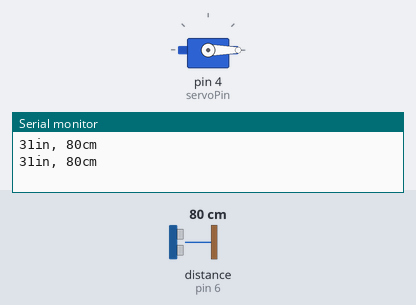
The sketch below on a simulated Arduino Uno, built with avr-gcc and run on an emulated ATmega328P. Parts: servo, the last lines printed to the serial monitor. Wiring (inferred from the names in the program): ultrasonic range finder: trigger pin 9; echo pin 6. Inputs (shaded band) come from the test bench; at power-on: distance to the obstacle (sensor on pin 6) 80 cm. The echo pulse lasts 58.3 µs per cm.

Above: at 1.9 s.
2.0 s: distance to the obstacle (sensor on pin 6) set to 57 cm
3.5 s: distance to the obstacle (sensor on pin 6) set to 48 cm
At 5.6 s:
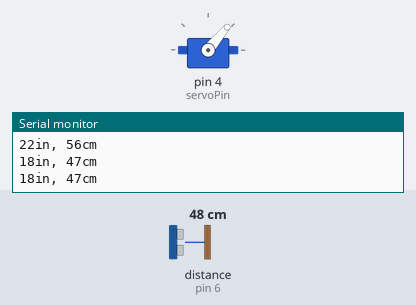
6.0 s: distance to the obstacle (sensor on pin 6) set to 37 cm
At 7.5 s:
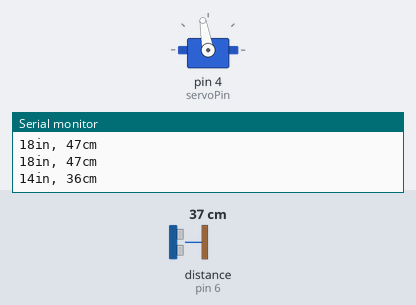
8.2 s: distance to the obstacle (sensor on pin 6) set to 33 cm
10.1 s: distance to the obstacle (sensor on pin 6) set to 30 cm
At 12.3 s:
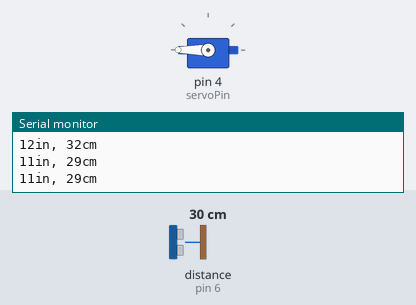
12.6 s: distance to the obstacle (sensor on pin 6) set to 35 cm
At 14.4 s:
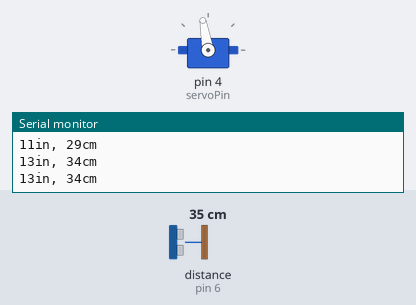
Timing chart, 0 to 15.8 s (numbered marks = the images above; inputs shaded):
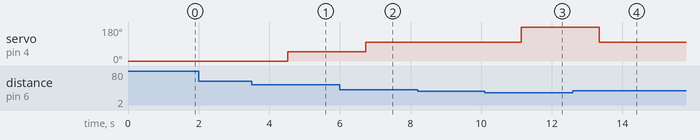

The sketch:

SmartDustbin.ino
```cpp
#include <Servo.h>


static const int servoPin = 4;
Servo servo1;
int angle = 0;
int p=0;


const int pingPin = 9; // Trigger Pin of Ultrasonic Sensor
const int echoPin = 6; // Echo Pin of Ultrasonic Sensor


void setup() {
    servo1.attach(servoPin);
    servo1.write(angle);

     Serial.begin(9600); // Starting Serial Terminal
}

void loop() {
  dist_sensor();
}

void angle_detemine(long cm)
{
  if(cm <= 30)
  {
    angle = 180;
  }
  else if(cm <= 40)
  {
    angle = 100;
  }
  else if(cm <= 50)
  {
    angle = 50;
  }
  else{
    angle = 0;
  }
  Pull();
}

void Pull()
{
      servo1.write(angle);
      delay(1000);
}

void dist_sensor()
{
  long duration, inches, cm;
   pinMode(pingPin, OUTPUT);
   digitalWrite(pingPin, LOW);
   delayMicroseconds(2);
   digitalWrite(pingPin, HIGH);
   delayMicroseconds(10);
   digitalWrite(pingPin, LOW);
   pinMode(echoPin, INPUT);
   duration = pulseIn(echoPin, HIGH);
   inches = microsecondsToInches(duration);
   cm = microsecondsToCentimeters(duration);
   Serial.print(inches);
   Serial.print("in, ");
   Serial.print(cm);
   Serial.print("cm");
   Serial.println();
   delay(100);
   angle_detemine(cm);
}

long microsecondsToInches(long microseconds) {
   return microseconds / 74 / 2;
}

long microsecondsToCentimeters(long microseconds) {
   return microseconds / 29 / 2;
}
```

Measured:
- the behaviour switches between 52 and 51 cm on distance to the obstacle (sensor on pin 6) (found by bisection; images 0 and 1)
- the behaviour switches between 42 and 41 cm on distance to the obstacle (sensor on pin 6) (found by bisection; images 1 and 2)
- the behaviour switches between 32 and 31 cm on distance to the obstacle (sensor on pin 6) (found by bisection; images 2 and 3)
- after the input at 3.5 s, servo on pin 4 (servoPin): 0° → 50° after 1.0 s
- after the input at 6.0 s, servo on pin 4 (servoPin): 50° → 100° after 0.73 s
- after the input at 10.1 s, servo on pin 4 (servoPin): 100° → 180° after 1.0 s
- after the input at 12.6 s, servo on pin 4 (servoPin): 180° → 100° after 0.75 s
